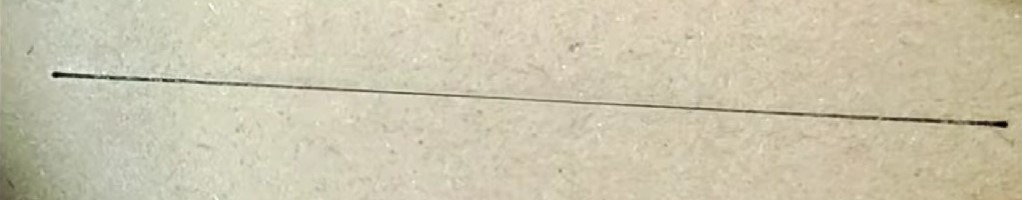
#> input picture Day_2 TASK/thin.jpg, 1022 x 200 px
$ jupyter execute thinnest_line.ipynb
#> lines starting #> are read from the running program, lines starting #| are printed output that depends on the picture; after the words box and inside, x2 and y2 are one past the last pixel; in counts of white or black regions, pixels touching at a corner belong together
[cell 1]
import cv2
import numpy as np
import os

def find_thinnest_line(image_path):

#> called with image_path = 'thin.jpg'
    if not os.path.isfile(image_path):
        raise FileNotFoundError(f"Image file not found: {image_path}")

    img = cv2.imread(image_path)
#> img is the input picture: shape (200, 1022, 3); mean B, G, R 173.7, 197.5, 203.9

    if img is None:
        raise ValueError(f"Error loading image: {image_path}")

    gray = cv2.cvtColor(img, cv2.COLOR_BGR2GRAY)
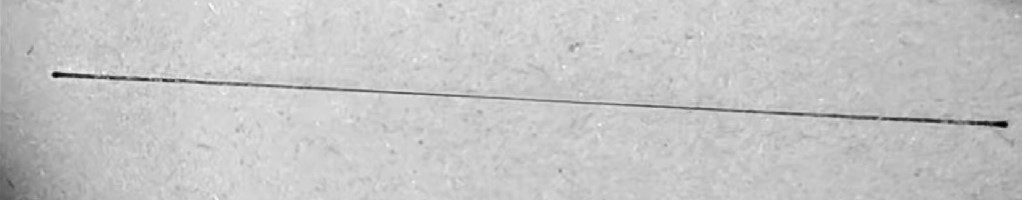
#> gray: shape (200, 1022); min 2, max 252, mean 196.7

    edges = cv2.Canny(gray, 50, 150, apertureSize=3)
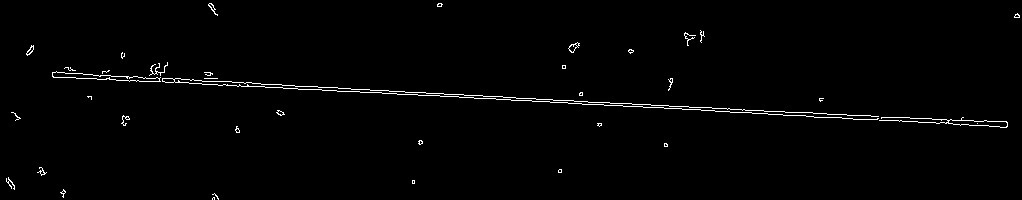
#> edges: shape (200, 1022); 1.3% white in thin lines or dots

    lines = cv2.HoughLinesP(edges, rho=1, theta=np.pi/180, threshold=100, minLineLength=100, maxLineGap=10)
#> lines = [[67, 77, 813, 116], [338, 88, 859, 115], [806, 116, 1007, 126]]

    if lines is None or len(lines) == 0:
        raise ValueError("No lines detected in the image.")

    image_center = (img.shape[1] // 2, img.shape[0] // 2)
#> image_center = (511, 100)

    def distance_from_center(x, y):
        return np.sqrt((x - image_center[0])**2 + (y - image_center[1])**2)

    thinnest_point = min(lines, key=lambda line: distance_from_center((line[0, 0] + line[0, 2]) // 2, (line[0, 1] + line[0, 3]) // 2))
#> thinnest_point = [[67, 77, 813, 116]]


    img_thinnest = img.copy()
    x, y = (thinnest_point[0, 0] + thinnest_point[0, 2]) // 2, (thinnest_point[0, 1] + thinnest_point[0, 3]) // 2
#> x = 440; y = 96
    cv2.circle(img_thinnest, (x, y), 5, (0, 0, 255), 1)
#> img_thinnest: shape (200, 1022, 3); 0.01% of pixels changed, all inside (x1, y1, x2, y2) = (435, 91, 446, 102)


    cv2.imshow('Thinnest Point', img_thinnest)
    cv2.waitKey(0)
    cv2.destroyAllWindows()

    return thinnest_point

image_path = 'thin.jpg'

try:
    thinnest_point = find_thinnest_line(image_path)
#> thinnest_point = [[67, 77, 813, 116]]
    print("Thinnest Point Coordinates (x, y):", (thinnest_point[0, 0] + thinnest_point[0, 2]) // 2, (thinnest_point[0, 1] + thinnest_point[0, 3]) // 2)
#| Thinnest Point Coordinates (x, y): 440 96
except FileNotFoundError as e:
    print(f"Error: {e}")
except ValueError as e:
    print(f"Error: {e}")
